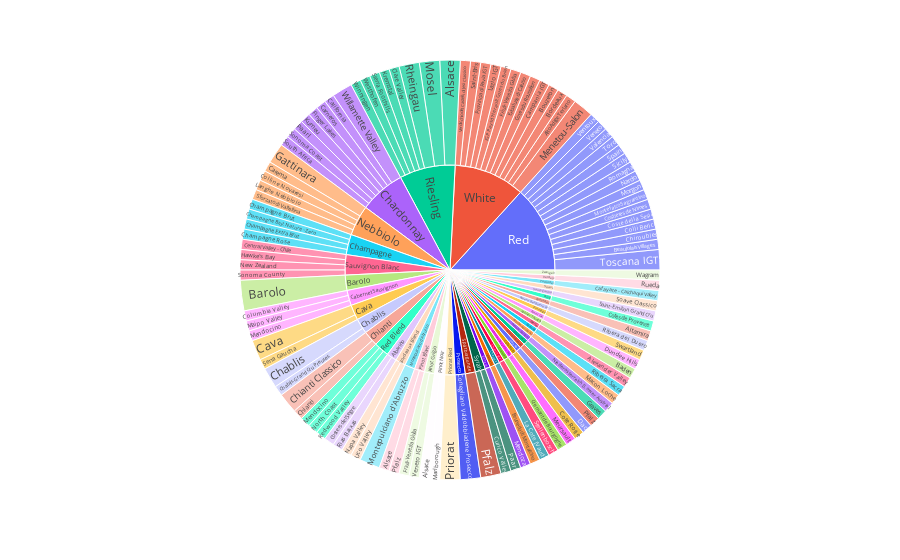

This figure's notebook cell:
### Code cell
fig = px.sunburst(df,path=['varietal_name','Region/Appellation'])
fig.show()

### Figure 1 — Plotly figure (JSON) as saved in the notebook; plotly's stock layout.template omitted (floating-point values rounded to 4 significant figures; data arrays with more than 128 entries replaced by an {"elided": "..."} marker saying what was removed)
{"data": [{"branchvalues": "total", "domain": {"x": [0, 1], "y": [0, 1]}, "hovertemplate": "labels=%{label}<br>count=%{value}<br>parent=%{parent}<br>id=%{id}<extra></extra>", "ids": {"elided": "160 str values"}, "labels": {"elided": "160 str values"}, "name": "", "parents": {"elided": "160 str values"}, "type": "sunburst", "values": {"elided": "160 int values"}}], "layout": {"legend": {"tracegroupgap": 0}, "margin": {"t": 60}}}
